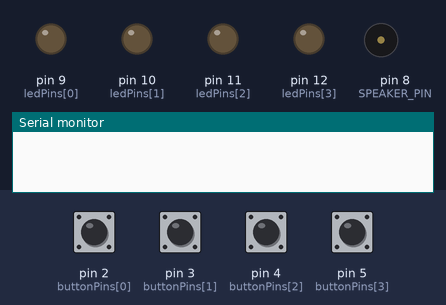
The sketch below on a simulated Arduino Uno, built with avr-gcc and run on an emulated ATmega328P. On the bench: output pins drawn as LEDs (lit = HIGH), buzzer (waves = sounding), the last lines printed to the serial monitor. The test bench sets the inputs (shaded band); at power-on: pin 2 (buttonPins[0]), pin 3 (buttonPins[1]), pin 4 (buttonPins[2]), pin 5 (buttonPins[3]) HIGH. Random numbers use the default seed unless the sketch sets one.

Above: at 1.2 s.
1.3 s: pin 3 (buttonPins[1]) pulled LOW for 0.15 s
At 2.5 s:
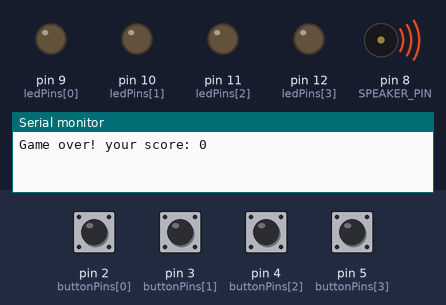
4.4 s: pin 2 (buttonPins[0]) pulled LOW for 1 s
At 5.05 s:
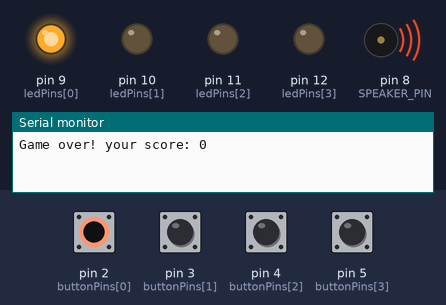
8.4 s: pin 2 (buttonPins[0]) pulled LOW for 0.15 s
At 9.5 s:
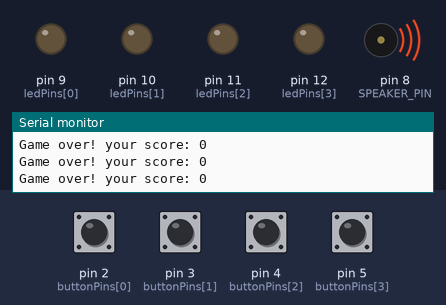
11.5 s: pin 4 (buttonPins[2]) pulled LOW for 1 s
At 14.41 s:
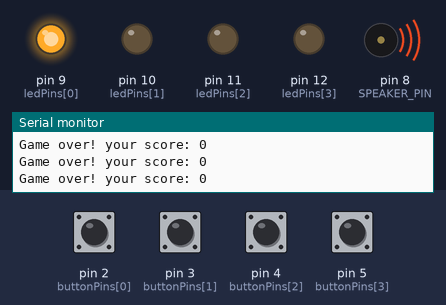
14.5 s: pin 3 (buttonPins[1]) pulled LOW for 1 s
At 14.76 s:
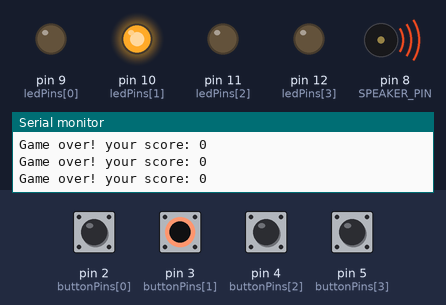
Timing chart, 0 to 19.5 s (numbered marks = the images above; inputs shaded):
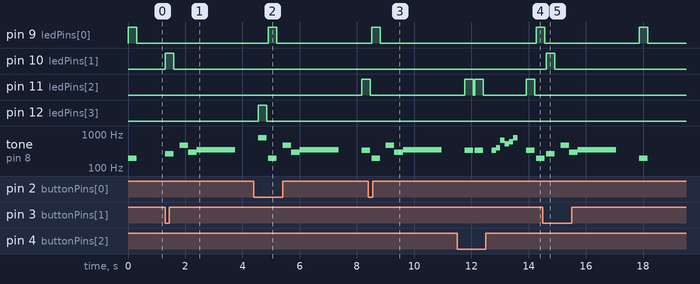

Measured:
- after the input at 1.3 s, pin 10 (ledPins[1]): LOW → HIGH at once, → LOW 0.30 s later; tone on pin 8 (SPEAKER_PIN): plays 262 Hz for 0.30 s, 466 Hz for 0.30 s, 294 Hz for 0.30 s, 349 Hz for 1.4 s, starting at once
- after the input at 4.4 s, pin 9 (ledPins[0]): LOW → HIGH after 0.51 s, → LOW 0.30 s later; pin 11 (ledPins[2]): LOW → HIGH after 3.8 s
- after the input at 8.4 s, pin 9 (ledPins[0]): LOW → HIGH after 0.11 s, → LOW 0.30 s later
- after the input at 11.5 s, pin 9 (ledPins[0]): LOW → HIGH after 2.8 s
- after the input at 14.5 s, pin 10 (ledPins[1]): LOW → HIGH after 0.12 s, → LOW 0.30 s later

The sketch:

soundgame.ino
```cpp
#include "pitches.h"


const byte ledPins[] = {9, 10, 11, 12};
const byte buttonPins[] = {2, 3, 4, 5};
#define SPEAKER_PIN 8

#define MAX_GAME_LENGTH 100

const int gameTones[] = { NOTE_G3, NOTE_C4, NOTE_E4, NOTE_G5};

byte gameSequence[MAX_GAME_LENGTH] = {0};
byte gameIndex = 0;


void setup() {
  Serial.begin(9600);
  for (byte i = 0; i < 4; i++) {
    pinMode(ledPins[i], OUTPUT);
    pinMode(buttonPins[i], INPUT_PULLUP);
  }
  pinMode(SPEAKER_PIN, OUTPUT);
  // The following line primes the random number generator.
  // It assumes pin A0 is floating (disconnected):
  randomSeed(analogRead(A0));
}

void lightLedAndPlayTone(byte ledIndex) {
  digitalWrite(ledPins[ledIndex], HIGH);
  tone(SPEAKER_PIN, gameTones[ledIndex]);
  delay(300);
  digitalWrite(ledPins[ledIndex], LOW);
  noTone(SPEAKER_PIN);
}


void playSequence() {
  for (int i = 0; i < gameIndex; i++) {
    byte currentLed = gameSequence[i];
    lightLedAndPlayTone(currentLed);
    delay(50);
  }
}


byte readButtons() {
  while (true) {
    for (byte i = 0; i < 4; i++) {
      byte buttonPin = buttonPins[i];
      if (digitalRead(buttonPin) == LOW) {
        return i;
      }
    }
    delay(1);
  }
}


void gameOver() {
  Serial.print("Game over! your score: ");
  Serial.println(gameIndex - 1);
  gameIndex = 0;
  delay(200);

  tone(SPEAKER_PIN, NOTE_AS4);
  delay(300);
  tone(SPEAKER_PIN, NOTE_D4);
  delay(300);
  tone(SPEAKER_PIN, NOTE_F4);
  delay(300);
  for (byte i = 0; i < 10; i++) {
    for (int pitch = -10; pitch <= 10; pitch++) {
      tone(SPEAKER_PIN, NOTE_C5 + pitch);
      delay(5);
    }
  }
  noTone(SPEAKER_PIN);
  delay(500);
}


bool checkUserSequence() {
  for (int i = 0; i < gameIndex; i++) {
    byte expectedButton = gameSequence[i];
    byte actualButton = readButtons();
    lightLedAndPlayTone(actualButton);
    if (expectedButton != actualButton) {
      return false;
    }
  }

  return true;
}


void playLevelUpSound() {
  tone(SPEAKER_PIN, NOTE_E4);
  delay(150);
  tone(SPEAKER_PIN, NOTE_G4);
  delay(150);
  tone(SPEAKER_PIN, NOTE_E5);
  delay(150);
  tone(SPEAKER_PIN, NOTE_C5);
  delay(150);
  tone(SPEAKER_PIN, NOTE_D5);
  delay(150);
  tone(SPEAKER_PIN, NOTE_G5);
  delay(150);
  noTone(SPEAKER_PIN);
}

void loop() {
  // Add a random color to the end of the sequence
  gameSequence[gameIndex] = random(0, 4);
  gameIndex++;
  if (gameIndex >= MAX_GAME_LENGTH) {
    gameIndex = MAX_GAME_LENGTH - 1;
  }

  playSequence();
  if (!checkUserSequence()) {
    gameOver();
  }

  delay(300);

  if (gameIndex > 0) {
    playLevelUpSound();
    delay(300);
  }
}
```
